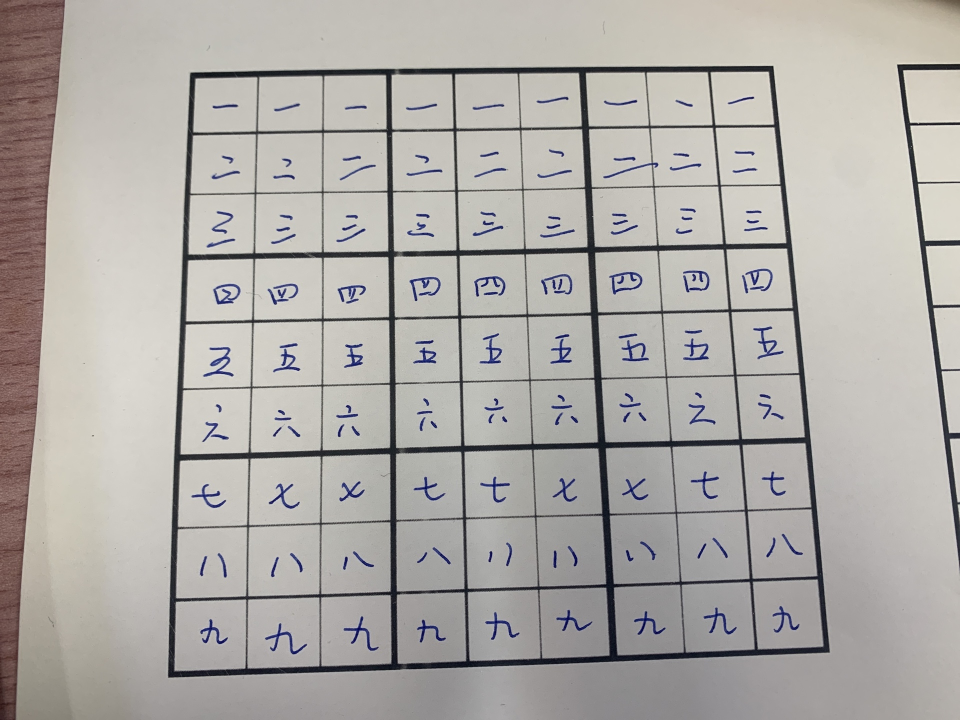
#> input picture EI339/project/opencv-sudoku-solver/puzzle1.jpg, 1920 x 1440 px (shown at 1/2 size)
$ python collect_digit_pict.py --image puzzle1.jpg
#> lines starting #> are read from the running program, lines starting #| are printed output that depends on the picture; after the words box and inside, x2 and y2 are one past the last pixel; in counts of white or black regions, pixels touching at a corner belong together
#> further down, image is the input picture: shape (1440, 1920, 3); mean B, G, R 166.8, 170.7, 174.2
### EI339/project/opencv-sudoku-solver/pyimagesearch/sudoku/puzzle.py
# import the necessary packages
from imutils.perspective import four_point_transform
from skimage.segmentation import clear_border
import numpy as np
import imutils
import cv2


def find_puzzle(image, debug=False):
    # convert the image to grayscale and blur it slightly
#> called with debug = False
    gray = cv2.cvtColor(image, cv2.COLOR_BGR2GRAY)
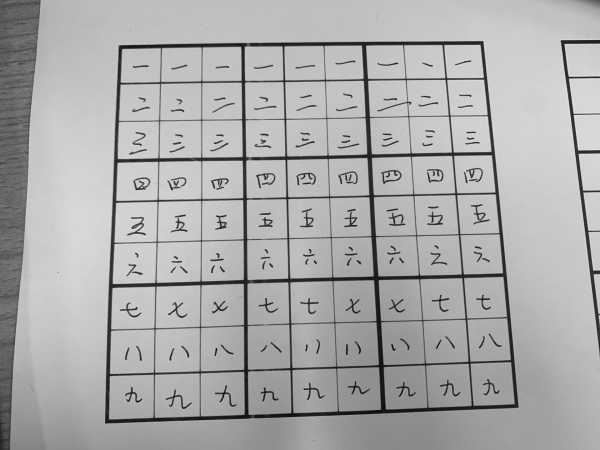
#> gray: shape (450, 600); min 12, max 228, mean 171.3
    blurred = cv2.GaussianBlur(gray, (7, 7), 3)
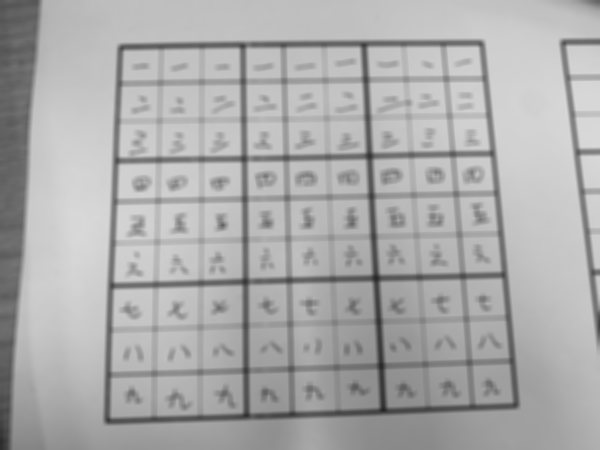
#> blurred: shape (450, 600); min 36, max 217, mean 171.3

    # apply adaptive thresholding and then invert the threshold map
    thresh = cv2.adaptiveThreshold(blurred, 255,
                                   cv2.ADAPTIVE_THRESH_GAUSSIAN_C, cv2.THRESH_BINARY, 11, 2)
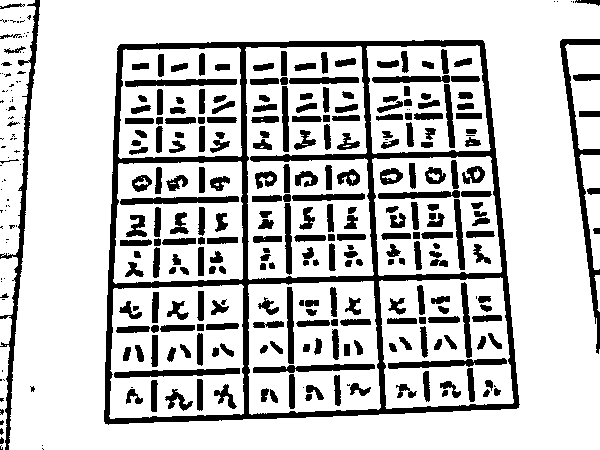
#> thresh: shape (450, 600); 78.8% white; 344 black regions (82 under 20 px), largest, box (x1, y1, x2, y2) and area: (104, 40, 520, 425) 16783, (0, 0, 40, 450) 2354, (560, 39, 600, 354) 2038
    thresh = cv2.bitwise_not(thresh)
#> thresh: shape (450, 600); 21.2% white; 344 white regions (82 under 20 px)

    # check to see if we are visualizing each step of the image
    # processing pipeline (in this case, thresholding)
    if debug:
        cv2.imshow("Puzzle Thresh", thresh)
        cv2.waitKey(0)

    # find contours in the thresholded image and sort them by size in
    # descending order
    cnts = cv2.findContours(thresh.copy(), cv2.RETR_EXTERNAL,
                            cv2.CHAIN_APPROX_SIMPLE)
#> cnts = 90 contours, 79 with area under 20; largest, box (x1, y1, x2, y2) and area: (104, 40, 520, 425) 146592, (0, 0, 40, 450) 1834, (560, 39, 600, 354) 1657, (573, 74, 600, 81) 140, (579, 111, 600, 117) 100
    cnts = imutils.grab_contours(cnts)
    cnts = sorted(cnts, key=cv2.contourArea, reverse=True)

    # initialize a contour that corresponds to the puzzle outline
    puzzle_cnt = None

    # loop over the contours
    for c in cnts:
        # approximate the contour
        peri = cv2.arcLength(c, True)
        approx = cv2.approxPolyDP(c, 0.02 * peri, True)

        # if our approximated contour has four points, then we can
        # assume we have found the outline of the puzzle
        if len(approx) == 4:
            puzzle_cnt = approx
            break
#> this loop made 1 pass
#> (peri, puzzle_cnt) on pass 1: (1559.5, [[482, 40], [118, 46], [105, 423], [518, 407]])

    # if the puzzle contour is empty then our script could not find
    # the outline of the sudoku puzzle so raise an error
    if puzzle_cnt is None:
        raise Exception(("Could not find sudoku puzzle outline. "
                         "Try debugging your thresholding and contour steps."))

    # check to see if we are visualizing the outline of the detected
    # sudoku puzzle
    if debug:
        # draw the contour of the puzzle on the image and then display
        # it to our screen for visualization/debugging purposes
        output = image.copy()
        cv2.drawContours(output, [puzzle_cnt], -1, (0, 255, 0), 2)
        cv2.imshow("Puzzle Outline", output)
        cv2.waitKey(0)

    # apply a four point perspective transform to both the original
    # image and grayscale image to obtain a top-down birds eye view
    # of the puzzle
    puzzle = four_point_transform(image, puzzle_cnt.reshape(4, 2))
    warped = four_point_transform(gray, puzzle_cnt.reshape(4, 2))
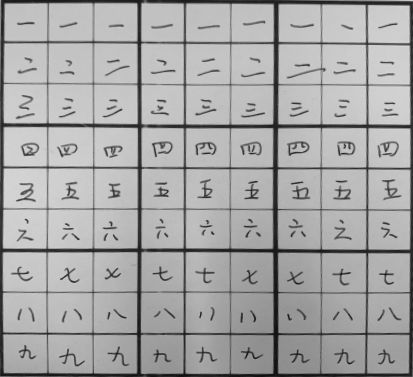
#> warped: shape (377, 413); min 14, max 215, mean 166.5

    # check to see if we are visualizing the perspective transform
    if debug:
        # show the output warped image (again, for debugging purposes)
        cv2.imshow("Puzzle Transform", puzzle)
        cv2.waitKey(0)

    # return a 2-tuple of puzzle in both RGB and grayscale
    return puzzle, warped


# [47 lines left out: function extract_digit, not called in this run]


def extract_dataset(cell, debug=False):
    # apply automatic thresholding to the cell and then clear any
    # connected borders that touch the border of the cell
    thresh = cv2.threshold(cell, 0, 255,
                           cv2.THRESH_BINARY_INV | cv2.THRESH_OTSU)[1]
    thresh = clear_border(thresh)

    # check to see if we are visualizing the cell thresholding step
    if debug:
        cv2.imshow("Cell Thresh", thresh)
        cv2.waitKey(0)

    return 255 - thresh

### EI339/project/opencv-sudoku-solver/collect_digit_pict.py
import argparse

import imutils
import cv2

from pyimagesearch.sudoku import puzzle

OUTPUT_DIR = "dataset3"


if __name__ == '__main__':
    ap = argparse.ArgumentParser()
    ap.add_argument("-i", "--image", required=True,
                    help="path to read input image")
    # ap.add_argument("-l", "--label", required=True,
    #                 help="label of the input image 0~9")
    ap.add_argument("-d", "--debug", type=int, default=-1,
                    help="whether or not we are visualizing each step of the pipeline")
    args = vars(ap.parse_args())

    # load the input image from disk and resize it
    print("[INFO] processing image...")
    image = cv2.imread(args["image"])
    image = imutils.resize(image, width=600)

    # find the puzzle in the image and then
    (puzzleImage, warped) = puzzle.find_puzzle(image, debug=args["debug"] > 0)

    stepX = warped.shape[1] // 9
#> stepX = 45
    stepY = warped.shape[0] // 9
#> stepY = 41

    # loop over the grid locations
    total_cnt = 0
    for y in range(0, 9):
        for x in range(0, 9):
            # compute the starting and ending (x, y)-coordinates of the
            # current cell
            startX = x * stepX
            startY = y * stepY
            endX = (x + 1) * stepX
            endY = (y + 1) * stepY

            # crop the cell from the warped transform image and then
            # extract the digit from the cell
            cell = warped[startY:endY, startX:endX]
            digit = puzzle.extract_dataset(cell, debug=args["debug"] > 0)

            # verify that the digit is not empty
            if digit is not None:
                # resize the cell to 28x28 pixels and then prepare the
                # cell for classification
                roi = cv2.resize(digit, (28, 28))
                out_path = OUTPUT_DIR+"/"+str(y)+"-518030910407-"+str(x)+".jpg"
                cv2.imwrite(out_path, roi)
                # roi = roi.astype("float") / 255.0
                # roi = img_to_array(roi)
                # roi = np.expand_dims(roi, axis=0)
                total_cnt += 1
#> this loop made 9 passes
#> pass 1, `cv2.imwrite(out_path, roi)`:
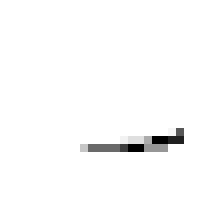
#> saved as 0-518030910407-3.jpg: shape (28, 28) (shown 8 times larger); min 0, max 255, mean 251.2
#> after the loop:
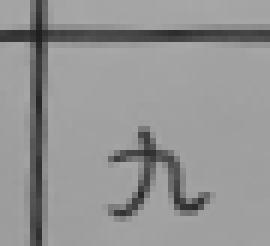
#> cell: shape (41, 45) (shown 6 times larger); min 31, max 168, mean 147.7
#> after the loop:
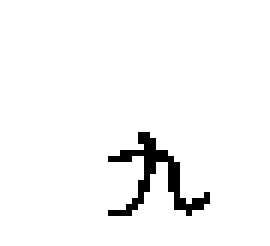
#> digit: shape (41, 45) (shown 6 times larger); 96.5% white; black in thin lines or dots, all inside (x1, y1, x2, y2) = (18, 22, 35, 36)
#> after the loop, total_cnt = 81
    print(total_cnt)
#| 81

$ run again, on EI339/project/opencv-sudoku-solver/puzzle2.jpeg
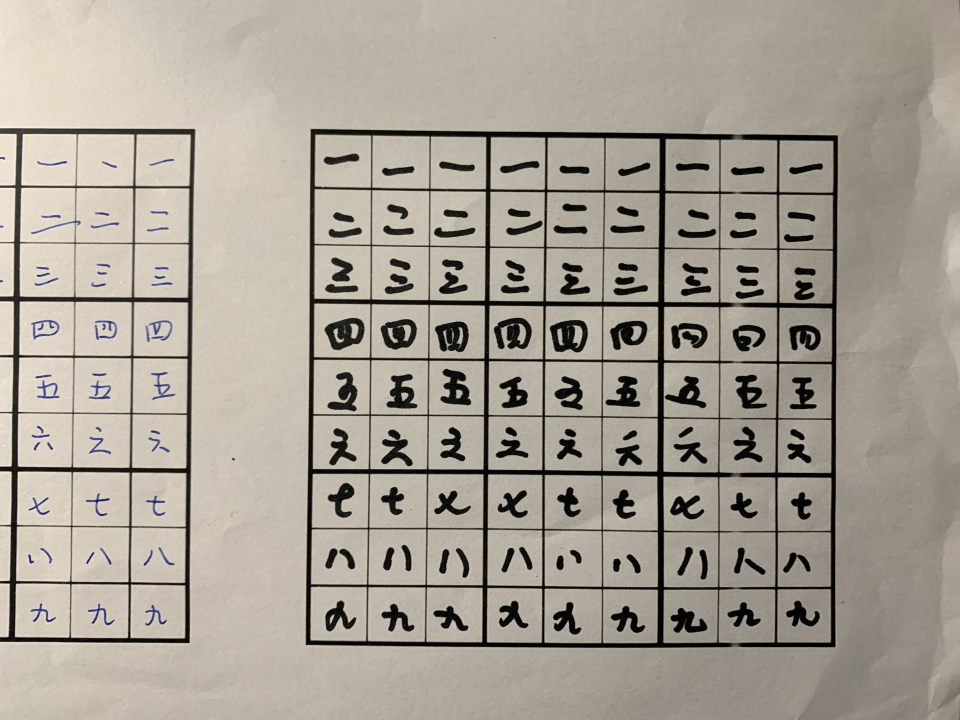
#> input picture EI339/project/opencv-sudoku-solver/puzzle2.jpeg, 1920 x 1440 px (shown at 1/2 size)
#> image is the input picture: shape (1440, 1920, 3); mean B, G, R 148.1, 159.7, 166.6
#> image: shape (450, 600, 3)
#> in find_puzzle, `thresh = cv2.adaptiveThreshold(blurred, 255, cv2.ADAPTIVE_THRESH_GAUSS..`:
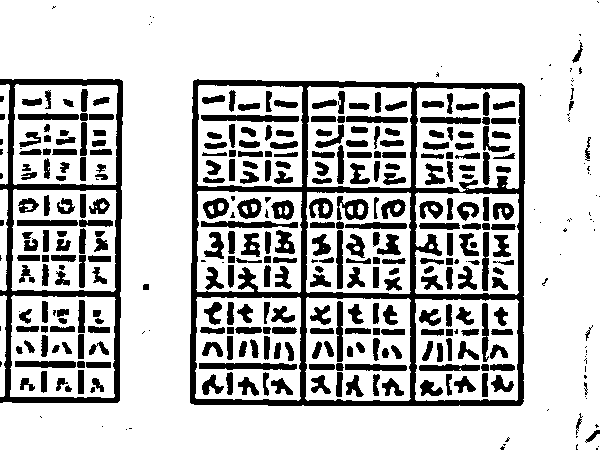
#> thresh: shape (450, 600); 76.8% white; 387 black regions (79 under 20 px), largest, box (x1, y1, x2, y2) and area: (190, 79, 525, 406) 15062, (0, 79, 123, 403) 6242, (201, 115, 299, 122) 593
#> cnts = 81 contours, 73 with area under 20; largest, box (x1, y1, x2, y2) and area: (190, 79, 525, 406) 107218, (0, 79, 123, 403) 36696, (585, 430, 600, 443) 52, (572, 42, 583, 63) 52, (585, 137, 591, 161) 36, (576, 413, 583, 435) 26, (143, 284, 149, 290) 24, (569, 101, 574, 111) 20
#> the loop in find_puzzle, `for c in cnts:` made 1 pass
#> (peri, puzzle_cnt) on pass 1: (1321.3, [[193, 81], [191, 403], [522, 403], [521, 83]])
#> after the loop `for y in range(0, 9):`:
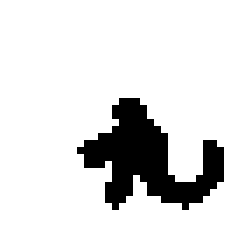
#> digit: shape (35, 36) (shown 7 times larger); 87.7% white; 1 black region, box (x1, y1, x2, y2) and area: (11, 14, 32, 30) 155
#> after the loop `for y in range(0, 9):`: total_cnt = 81
#| 81

$ run again, on EI339/project/opencv-sudoku-solver/puzzle3.jpeg
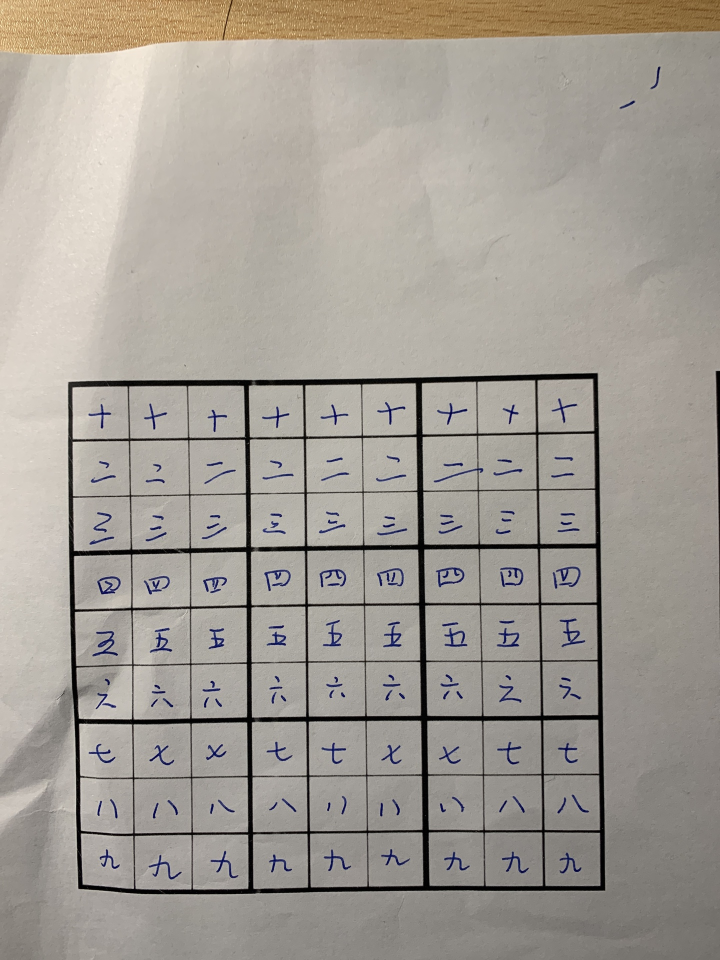
#> input picture EI339/project/opencv-sudoku-solver/puzzle3.jpeg, 1440 x 1920 px (shown at 1/2 size)
#> image is the input picture: shape (1920, 1440, 3); mean B, G, R 148.9, 157, 162.6
#> image: shape (800, 600, 3)
#> in find_puzzle, `thresh = cv2.adaptiveThreshold(blurred, 255, cv2.ADAPTIVE_THRESH_GAUSS..`:
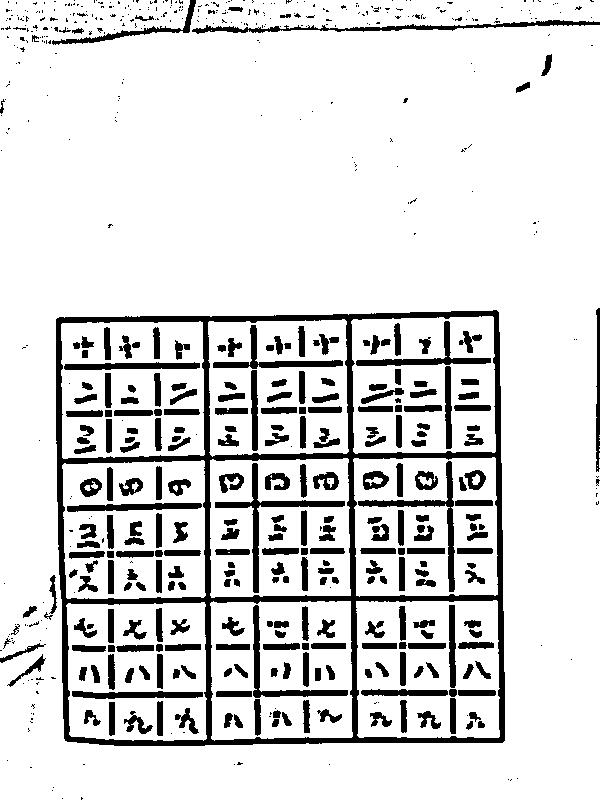
#> thresh: shape (800, 600); 86.2% white; 631 black regions (350 under 20 px), largest, box (x1, y1, x2, y2) and area: (56, 310, 505, 746) 19168, (192, 20, 600, 34) 1522, (215, 463, 345, 593) 1495
#> cnts = 349 contours, 334 with area under 20; largest, box (x1, y1, x2, y2) and area: (56, 310, 505, 746) 189495, (192, 20, 600, 34) 1098, (52, 0, 196, 45) 602, (596, 308, 600, 472) 372, (7, 654, 46, 687) 158
#> the loop in find_puzzle, `for c in cnts:` made 1 pass
#> (peri, puzzle_cnt) on pass 1: (1756.5, [[498, 312], [57, 318], [65, 740], [502, 742]])
#> after the loop `for y in range(0, 9):`:
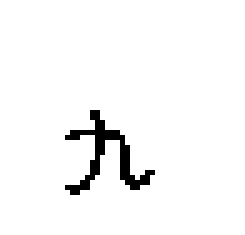
#> digit: shape (47, 49) (shown 5 times larger); 96.6% white; black in thin lines or dots, all inside (x1, y1, x2, y2) = (13, 22, 31, 39)
#> after the loop `for y in range(0, 9):`: total_cnt = 81
#| 81
